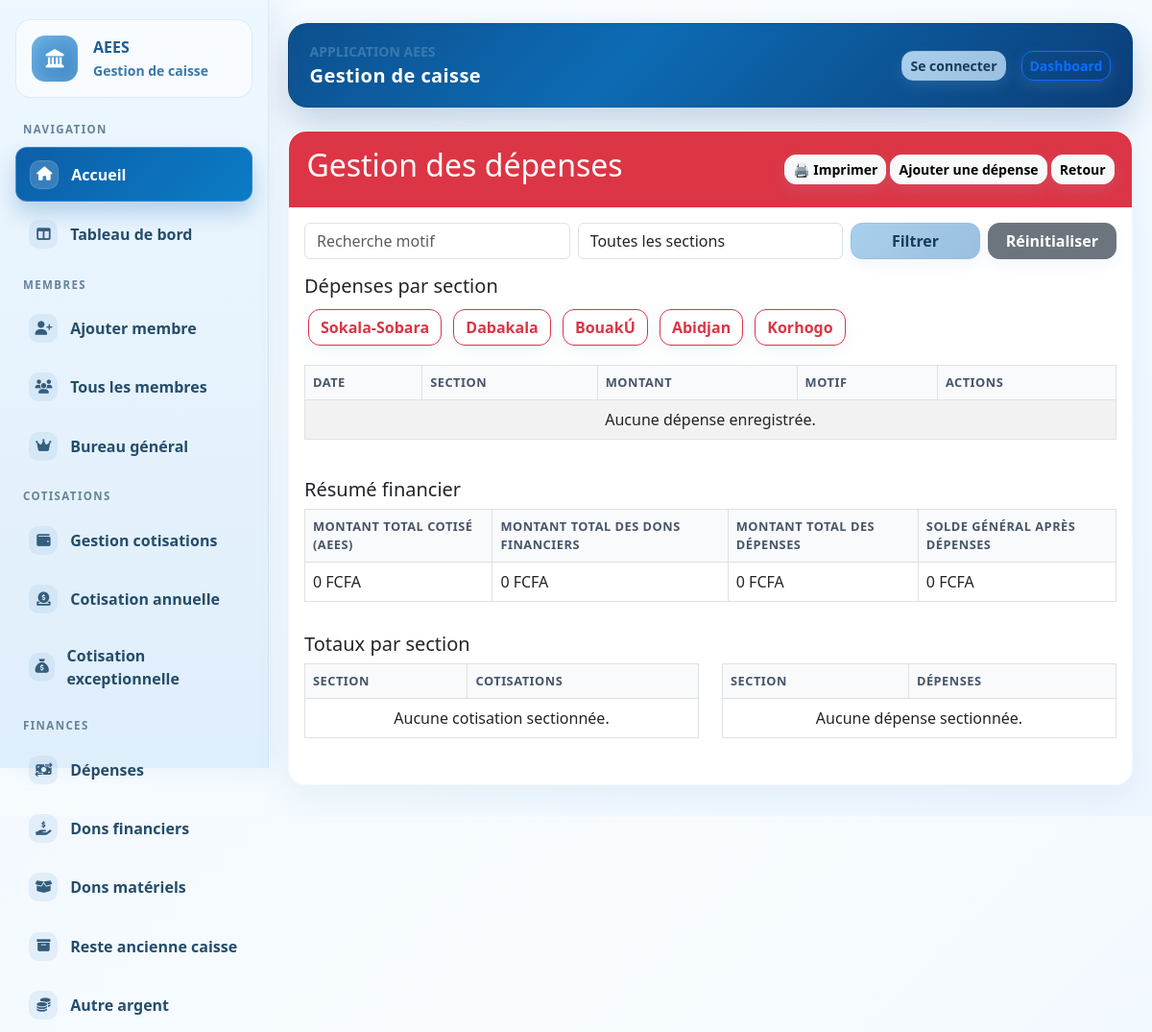
Before: /depenses/ with the older database file.
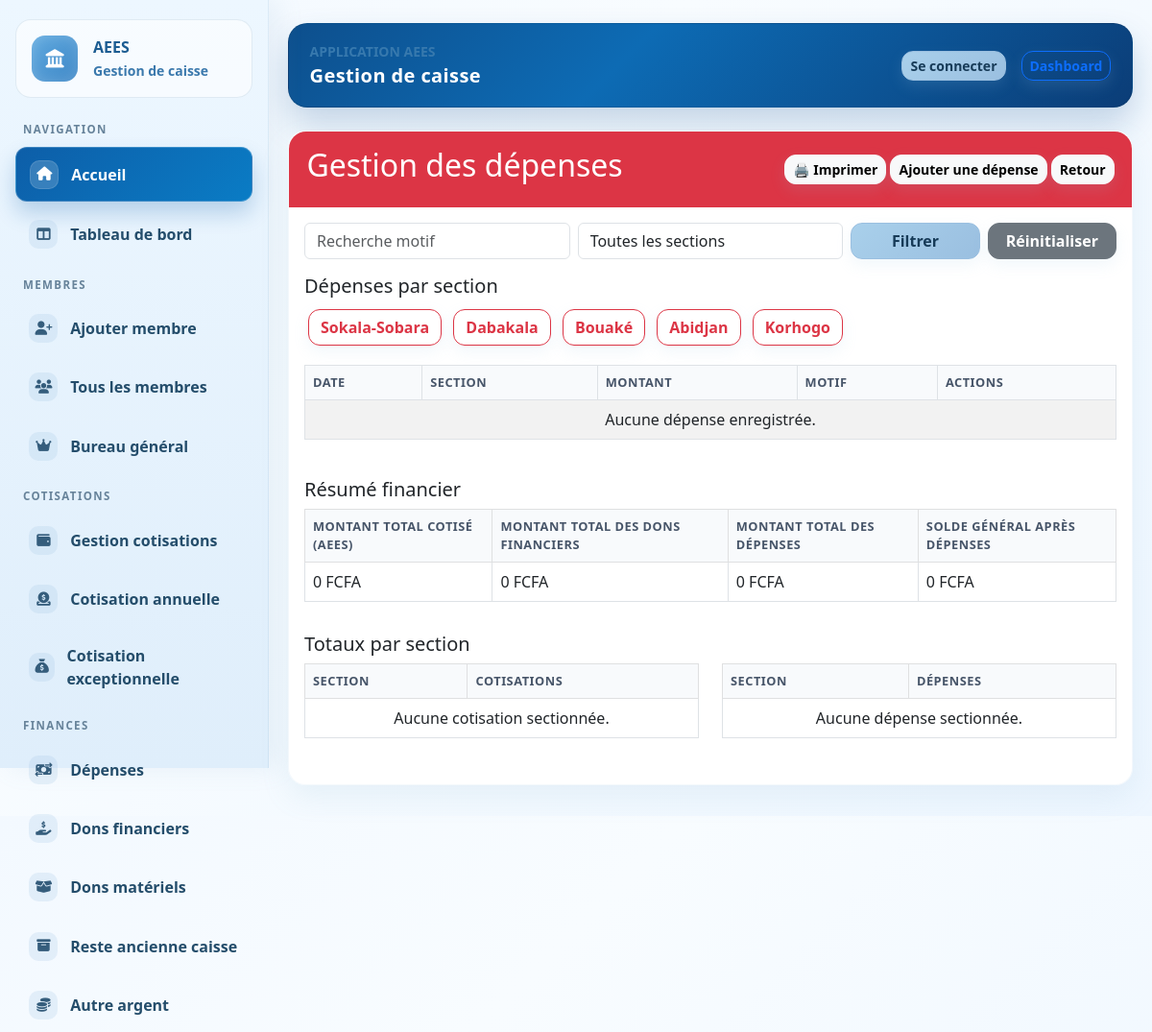
After: the same page with the newer database file.
### caisse/models.py (models this page shows, shortened)
class Section(models.Model):
    nom = models.CharField(max_length=100, unique=True)
    class Meta:
        verbose_name = 'section'
        verbose_name_plural = 'sections'

### caisse/views.py (the view, shortened to what this page needs)
# urls.py: path('depenses/', views.DepenseListView.as_view(), name='depense_list'),
class DepenseListView(ListView):
    model = Depense
    template_name = 'caisse/depense_list.html'
    context_object_name = 'depenses'
    paginate_by = 20
    def get_queryset(self):
        queryset = super().get_queryset().select_related('section').order_by('-date')
        section = self.request.GET.get('section', '')
        query = self.request.GET.get('q', '')
        if section:
            queryset = queryset.filter(section__id=section)
        if query:
            queryset = queryset.filter(motif__icontains=query)
        return queryset
    def get_context_data(self, **kwargs):
        context = super().get_context_data(**kwargs)
        context['sections'] = Section.objects.all()
        context['query'] = self.request.GET.get('q', '')
        context['selected_section'] = self.request.GET.get('section', '')
        context['total_depenses_global'] = Depense.objects.aggregate(total=Sum('montant'))['total'] or 0
        context['total_cotisations'] = Cotisation.objects.aggregate(total=Sum('montant'))['total'] or 0
        context['total_dons'] = DonFinancier.objects.aggregate(total=Sum('montant'))['total'] or 0
        context['solde_general'] = (context['total_cotisations'] + context['total_dons'] - context['total_depenses_global'])
        context['depenses_par_section'] = Depense.objects.values('section__nom').annotate(total=Sum('montant')).order_by('section__nom')
        context['cotisations_par_section'] = Cotisation.objects.values('membre__section__nom').annotate(total=Sum('montant')).order_by('membre__section__nom')
        section_id = self.request.GET.get('section')
        return context

### caisse/templates/caisse/depense_list.html (shortened to what the changed rows need)
{% extends 'caisse/base.html' %}
{% block content %}
<div class="card">
    <div class="card-header bg-danger text-white d-flex justify-content-between align-items-center">
        <h2>Gestion des dépenses</h2>
    </div>
    <div class="card-body">
        <div class="mb-3">
            {% for section in sections %}
                <a href="{% url 'caisse:depenses_section_list' section.id %}"
                   class="btn btn-outline-danger m-1">
                    {{ section.nom }}
                </a>
            {% empty %}
                <p style="color:red;">Aucune section disponible</p>
            {% endfor %}
        </div>
        <div class="table-responsive">
            <table class="table table-striped table-bordered">
                <thead>
                    <tr>
                        <th>Date</th>
                        <th>Section</th>
                        <th>Montant</th>
                        <th>Motif</th>
                        <th>Actions</th>
                    </tr>
                </thead>
            </table>
        </div>
        <div class="mt-4">
            <div class="table-responsive mb-3">
                <table class="table table-bordered">
                    <thead class="table-light">
                        <tr>
                            <th>Montant total cotisé (AEES)</th>
                            <th>Montant total des dons financiers</th>
                            <th>Montant total des dépenses</th>
                            <th>Solde général après dépenses</th>
                        </tr>
                    </thead>
                </table>
            </div>
            <div class="row">
                <div class="col-md-6 mb-3">
                    <div class="table-responsive">
                        <table class="table table-bordered">
                            <thead class="table-light">
                                <tr>
                                    <th>Section</th>
                                    <th>Cotisations</th>
                                </tr>
                            </thead>
                        </table>
                    </div>
                </div>
                <div class="col-md-6 mb-3">
                    <div class="table-responsive">
                        <table class="table table-bordered">
                            <thead class="table-light">
                                <tr>
                                    <th>Section</th>
                                    <th>Dépenses</th>
                                </tr>
                            </thead>
                        </table>
                    </div>
                </div>
            </div>
        </div>
    </div>
</div>
{% endblock %}

Changed rows visible on the page:
changed Section: nom "BouakÚ" → "Bouaké"
